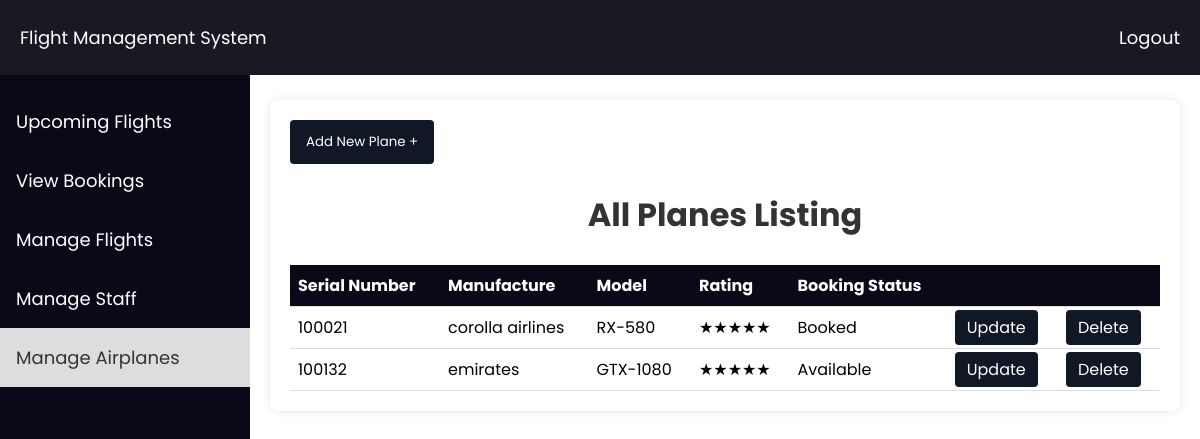
Screenshot of /Admin/AirPlane/all_plane_listing.php (signed in) with the database file from the repository.
### tables this page shows
CREATE TABLE `air_planes` (
  `ID` int(11) NOT NULL,
  `SerNum` varchar(10) NOT NULL,
  `Manufacture` varchar(30) NOT NULL,
  `Model` varchar(20) NOT NULL,
  `Rating` int(11) NOT NULL,
  `Booked` tinyint(1) NOT NULL
);

### Admin/AirPlane/all_plane_listing.php (the view, shortened to what this page needs)
<?php
$servername = "localhost";
$username = "root";
$password = "";
$dbname = "flight_management_system";
$conn = new mysqli($servername, $username, $password, $dbname);
$sql = "SELECT * FROM air_planes";
$result = $conn->query($sql);
?>
<!DOCTYPE html>
<html lang="en">
<head>
</head>
<body>
    <div class="navbar">
        <a href="#">Flight Management System</a>
        <a href="../logout.php" style="float: right;">Logout</a>
    </div>
    <div class="sidebar">
        <a href="../admin_dashboard.php">Upcoming Flights</a>
        <a href="../Booking/all_booking_listing.php">View Bookings</a>
        <a href="../Flight/all_flight_listing.php" >Manage Flights</a>
        <a href="../Staff/all_staff_listing.php">Manage Staff</a>
        <a href="all_plane_listing.php" id='active'>Manage Airplanes</a>
    </div>
    <div class="content">
    <form action="add_plane.php" method="post">
        <input type="submit" class='addbtn' value="Add New Plane +">
    </form>
    <h2>All Planes Listing</h2>
    <table>
        <thead>
            <tr>
                <th>Serial Number</th>
                <th>Manufacture</th>
                <th>Model</th>
                <th>Rating</th>
                <th>Booking Status</th>
                <th></th>
                <th></th>
            </tr>
        </thead>
        <tbody>
            <?php
            if ($result->num_rows > 0) {
                while($row = $result->fetch_assoc()) {
                    echo "<tr>";
                    echo "<td>" . $row['SerNum'] . "</td>";
                    echo "<td>" . $row['Manufacture'] . "</td>";
                    echo "<td>" . $row['Model'] . "</td>";
                    echo "<td>" . generateStars($row['Rating']) . "</td>";
                    echo "<td>" . ($row['Booked'] ? "Booked" : "Available") . "</td>";
                    echo "<td> <a class='confirm' href='edit_plane.php?id=" . $row['ID'] . "'>Update</a> </td>";
                    echo "<td> <a class='confirm' href='delete_plane.php?id=" . $row['ID'] . "'>Delete</a> </td>";
                    echo "</tr>";
                }
            } else {
                echo "<tr><td colspan='6'>No planes found</td></tr>";
            }
            function generateStars($rating) {
                $stars = '';
                for ($i = 0; $i < $rating; $i++) {
                    $stars .= '★';
                }
                return $stars;
            }
            ?>
        </tbody>
    </table>
        </div>
</body>
</html>

### Admin/AirPlane/all_plane_listing.php (style rules this page uses)
body { font-family: 'Poppins', sans-serif; margin: 0; padding: 0; }
.navbar { background-color: #191924; overflow: hidden; padding: 10px 0; position: fixed; width: 100%; top: 0; z-index: 1000; transition: top 0.3s; }
.navbar a { float: left; display: block; color: white; text-align: center; padding: 14px 20px; text-decoration: none; font-size: 18px; }
.content { max-width: 1300px; margin: 20px auto; padding: 20px; background-color: #fff; border-radius: 8px; box-shadow: 0 0 10px rgba(0, 0, 0, 0.1); margin-left: 270px; margin-right: 20px; margin-top:100px; }
.sidebar { height: 100%; width: 250px; position: fixed; z-index: 1; top: 62px; left: 0; background-color: #090917; padding-top: 20px; margin-top: 10px; float: left; }
.sidebar a { display: block; color: white; padding: 16px; text-decoration: none; font-size: 18px; }
table { width: 100%; border-collapse: collapse; }
th, td { padding: 8px; text-align: left; border-bottom: 1px solid #ddd; }
th { background-color: #090917; color: white; font-size: 16px; }
h2 { color: #333; text-align: center; font-size: 32px; }
.confirm { background-color: #101725; color: white; padding: 6px 12px; border: none; border-radius: 4px; cursor: pointer; font-weight: semi-bold; font-family: 'Poppins', sans-serif; text-decoration: none; }
.addbtn { background-color: #101725; color: white; padding: 12px 16px; border: none; border-radius: 4px; cursor: pointer; font-weight: semi-bold; font-family: 'Poppins', sans-serif; text-decoration: none; margin-right: 10px; }
#active { background-color: #ddd; color: #333; }

### rows the page displays
air_planes: SerNum "100021", Manufacture "corolla airlines", Model "RX-580", Rating "★★★★★", Booked "Booked"
air_planes: SerNum "100132", Manufacture "emirates", Model "GTX-1080", Rating "★★★★★", Booked "Available"
